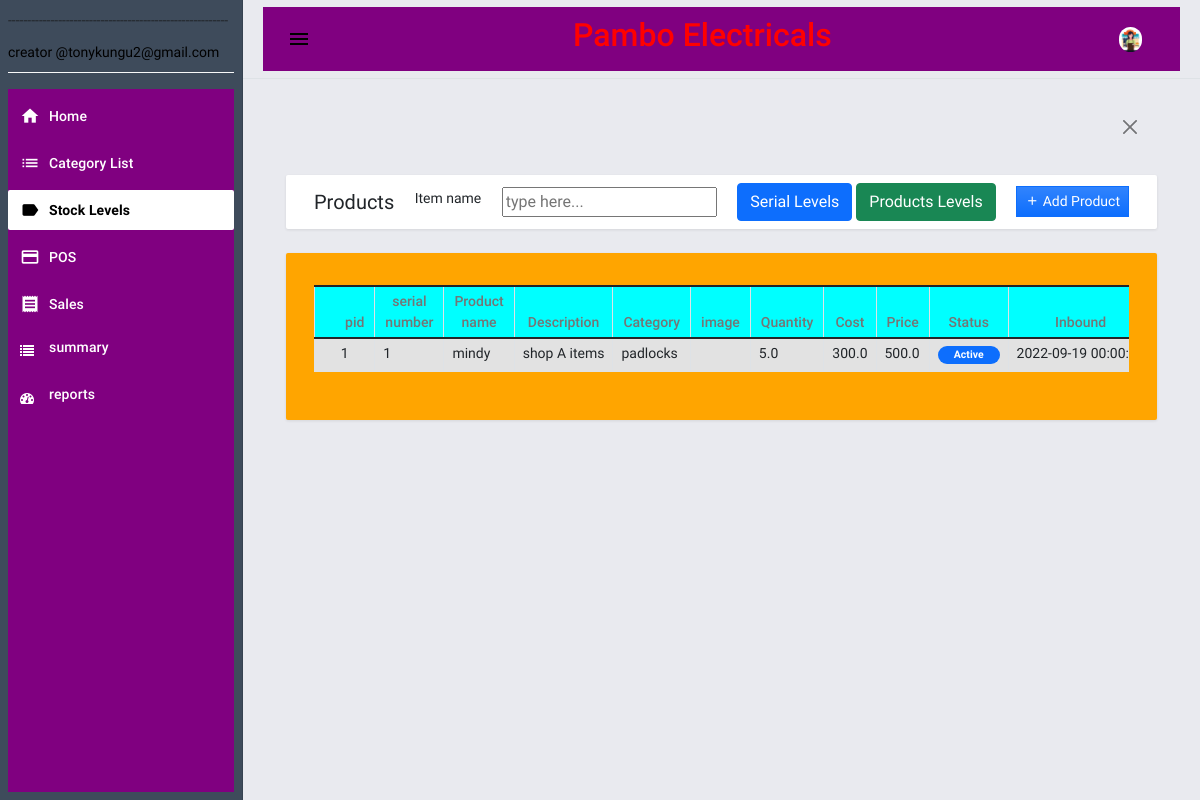
The page /products (signed in) on the database as committed earlier.
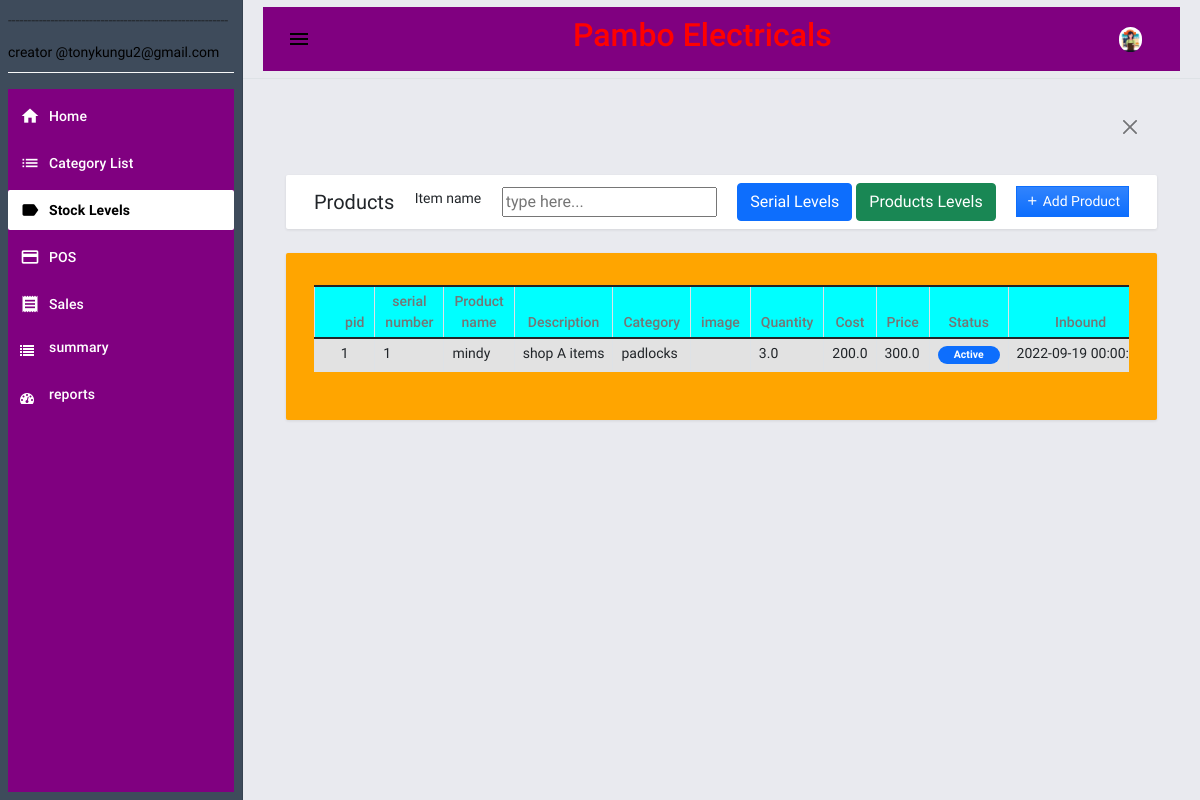
The same page on the database as committed later.
### pambo/database.py (models this page shows)
class products(posData.Model): # actual products info
    pid=posData.Column(posData.Integer,primary_key=True)
    serial=posData.Column(posData.String(),nullable=False,default="0")
    pname=posData.Column(posData.String(100),nullable=False)
    pDesc=posData.Column(posData.String(100),nullable=True)
    pCat=posData.Column(posData.String(100),nullable=False)
    pImage=posData.Column(posData.String(100),nullable=True)
    pQuant=posData.Column(posData.Float,nullable=False)
    pCost=posData.Column(posData.Float,nullable=False)
    pPrice=posData.Column(posData.Float,nullable=False)
    pStatus=posData.Column(posData.String(100),nullable=False)
    pDate=posData.Column(posData.DateTime,nullable=False,default=datetime.utcnow)
    pShop=posData.Column(posData.String(100),nullable=False)
    pCreator=posData.Column(posData.String(100),nullable=False)

### pambo/routes.py (the view)
@app.route('/products')
@login_required
def prodInfo():
    prods=products.query.all()
    prodGrp=getProdCat()
    return render_template('products.html',prods=prods,prodGrp=prodGrp)

### pambo/grpProd.py (called while the page is built)
def getProdCat():
    conn=sqlite3.connect('./pambo/pos.db')
    rows=[]
    cur=conn.execute('select pName,pCat,count(*) as No_Products,sum(pCost) as total_cost,sum(pPrice) as total_Price from products group by pName')
    for row in cur:
        rows.append(row)
    return rows

### pambo/routes.py (called while the page is built)
@logins.user_loader
def load_user(id):
    return posUsers.query.get(int(id))

### pambo/template/products.html (shortened to what this page needs)
{% extends "base.html" %} {% block pageContent %}
<div class="mdc-layout-grid__cell stretch-card mdc-layout-grid__cell--span-12">
    <div class="mdc-card py-2">
        <div class="d-flex justify-content-between align-items-center">
            <h4 class="card-title mb-0">Products </h4>
            <p>Item name</p>
            <input list="magicHouses" id="iname" name="iname" placeholder="type here..." />
            <div class="text-start">
                <a href="{{url_for('prodInfo')}}"><button class="btn btn-primary" id="create_new"><span> Serial Levels</span></button></a>
                <button onclick="prodGrp()" class="btn btn-success"id="create_new"><span> Products Levels</span></button>
            </div>
            <div class="text-start">
                <a href="{{url_for('addProd')}}"><button class="btn btn-primary bg-gradient btn-sm rounded-0" id="create_new"><i class="mdi mdi-plus"></i><span> Add Product</span></button></a>
            </div>
        </div>
    </div>
</div>
<div class="mdc-layout-grid__cell stretch-card mdc-layout-grid__cell--span-12">
    <div class="mdc-card" style="background-color:orange ;">
        <div class="table-responsive" id="products">
            <table class="table table-striped table-bordered">
                <colgroup>
                    <col width="5%">
                    <col width="20%">
                    <col width="20%">
                    <col width="25%">
                    <col width="15%">
                    <col width="15%">
                </colgroup>
                <thead style="background-color:aqua">
                    <tr>
                        <th class="text-center py-1">pid</th>
                        <th class="text-center py-1">serial number</th>
                        <th class="text-center py-1">Product name</th>
                        <th class="text-center py-1">Description</th>
                        <th class="text-center py-1">Category</th>
                        <th class="text-center py-1">image</th>
                        <th class="text-center py-1">Quantity</th>
                        <th class="text-center py-1">Cost</th>
                        <th class="text-center py-1">Price</th>
                        <th class="text-center py-1">Status</th>
                        <th class="text-center py-1">Inbound</th>
                    </tr>
                </thead>
                <tbody id="prodtab">
                    {% for prod in prods %}
                    <tr>
                        <td class="px-2 py-1 text-center">{{prod.pid}}</td>
                        <td class="px-2 py-1 text-start">{{prod.serial}}</td>
                        <td class="px-2 py-1 text-start">{{prod.pname}}</td>
                        <td class="px-2 py-1 text-start">{{prod.pDesc}}</td>
                        <td class="px-2 py-1 text-start">{{prod.pCat}}</td>
                        <td class="px-2 py-1 text-start"><a href="/imdownload/{{prod.pImage}}">{{prod.pImage}}</a> </td>
                        <td class="px-2 py-1 text-start">{{prod.pQuant}}</td>
                        <td class="px-2 py-1 text-start">{{prod.pCost}}</td>
                        <td class="px-2 py-1 text-start">{{prod.pPrice}}</td>
                        <td class="px-2 py-1 text-center">
                            {% if prod.pStatus=="1" %}
                            <span class="badge bg-primary rounded-pill px-3">Active</span>
                            {% else %}
                            <span class="badge bg-secondary rounded-pill px-3">Inactive</span>
                            {% endif %}
                        </td>
                        <td class="px-2 py-1 text-start">{{prod.pDate}}</td>
                    </tr>
                   {% endfor %}
                </tbody>
            </table>
        </div>
    </div>
</div>
{% endblock pageContent %}

Rows that differ between the two databases and show on the page:
changed products "mindy": pQuant "5.0" → "3.0"; pCost "300.0" → "200.0"; pPrice "500.0" → "300.0"
